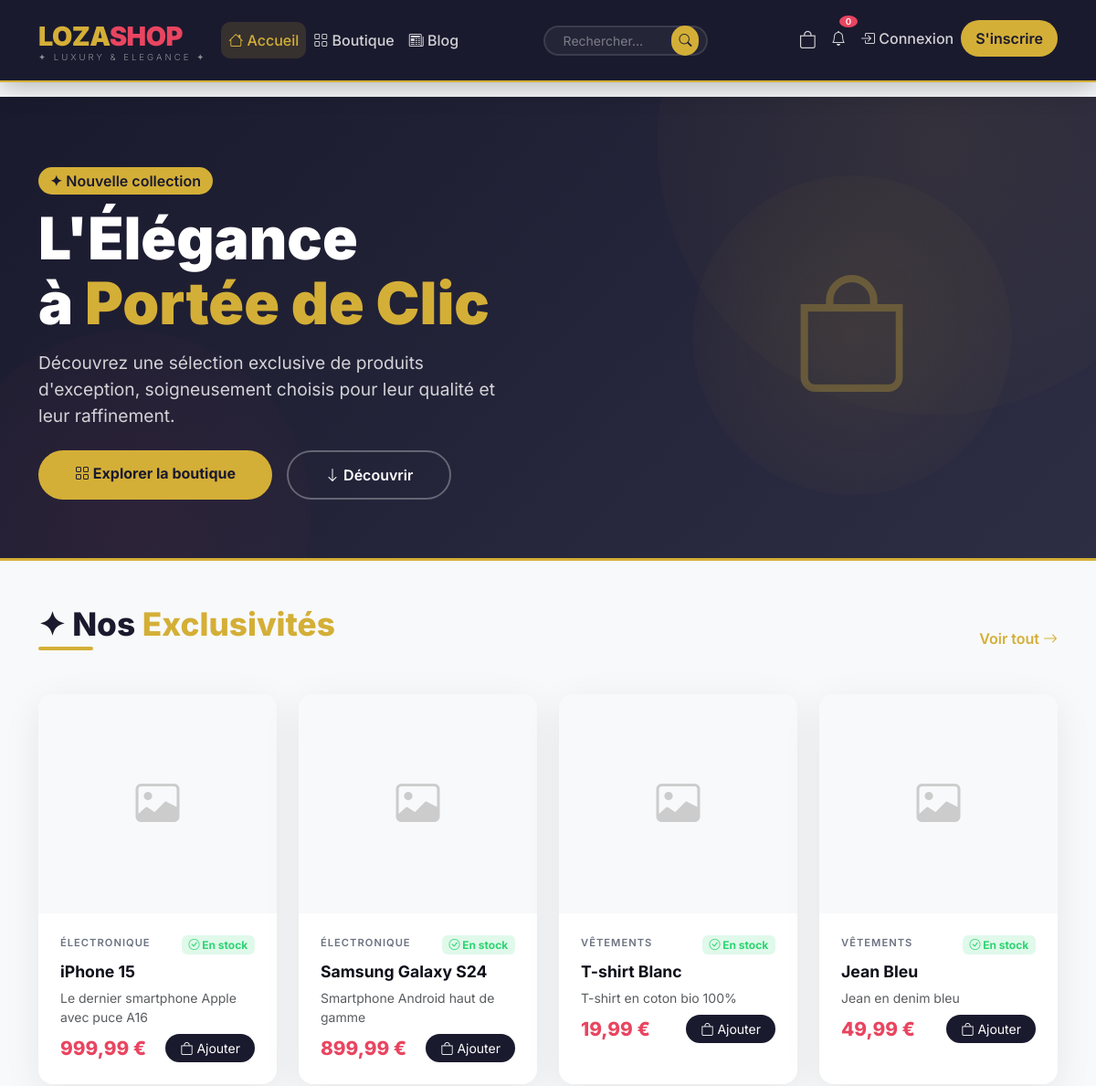
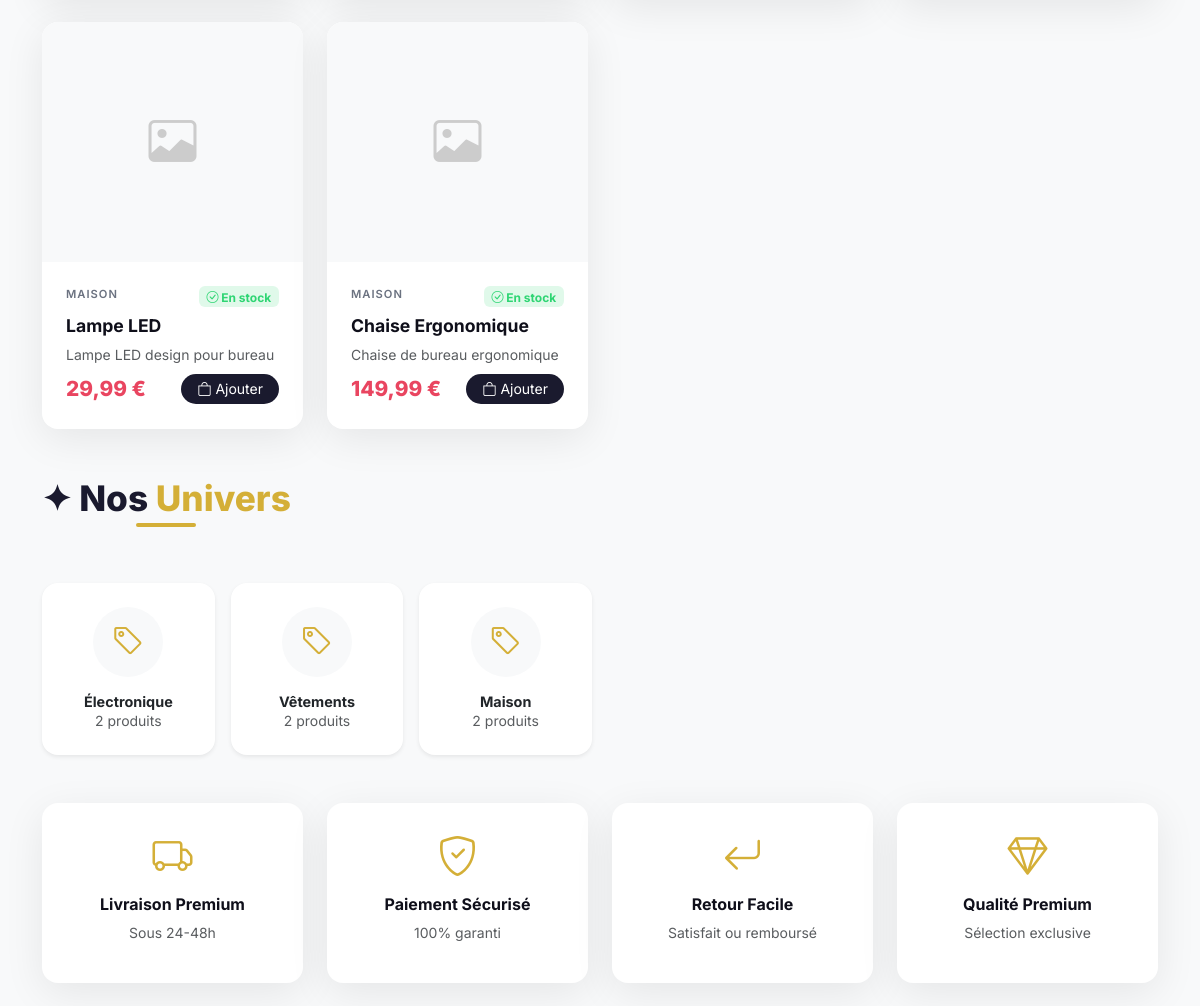
The app's page / (upper part), older data (2 pictures, top to bottom).
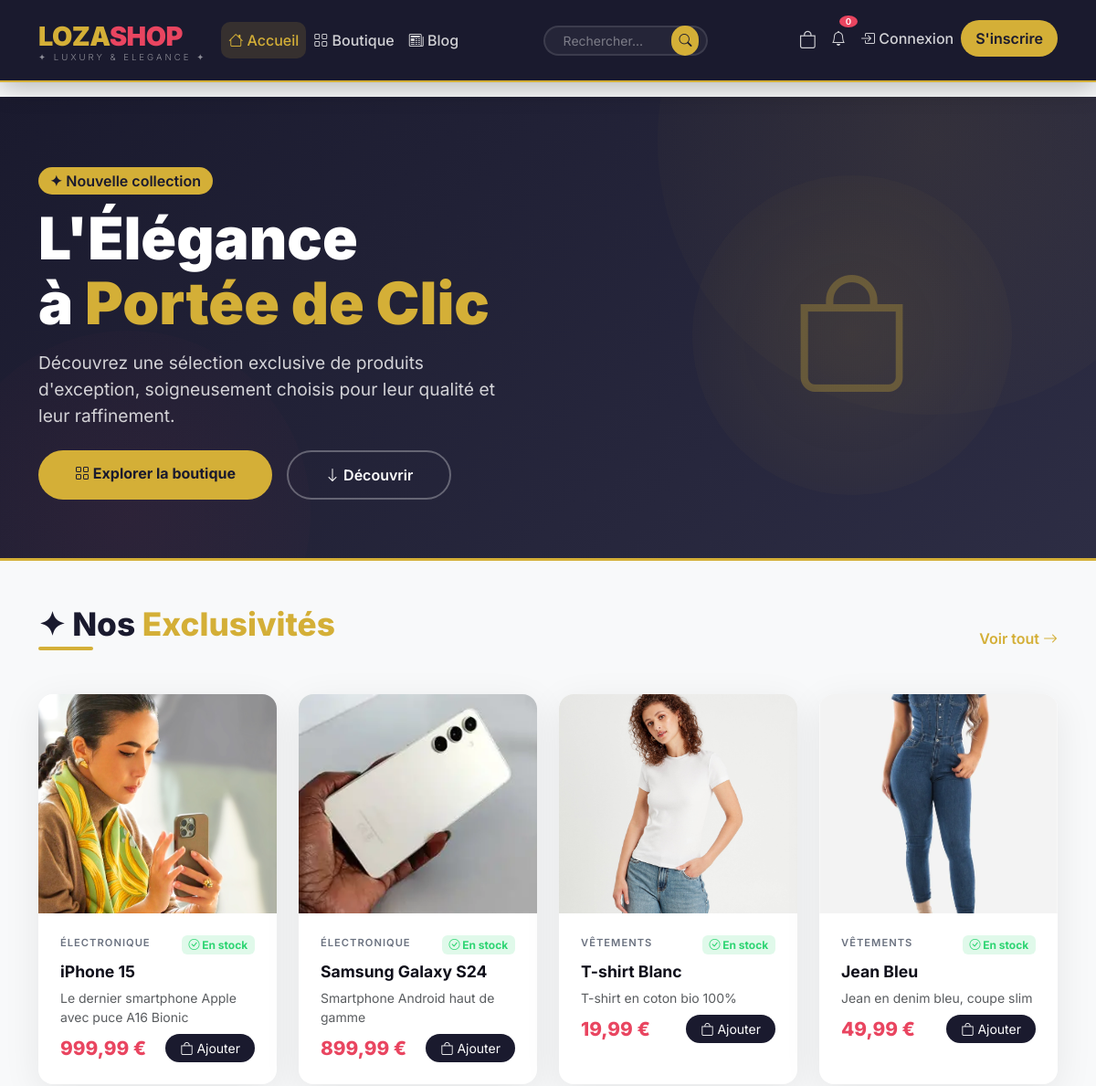
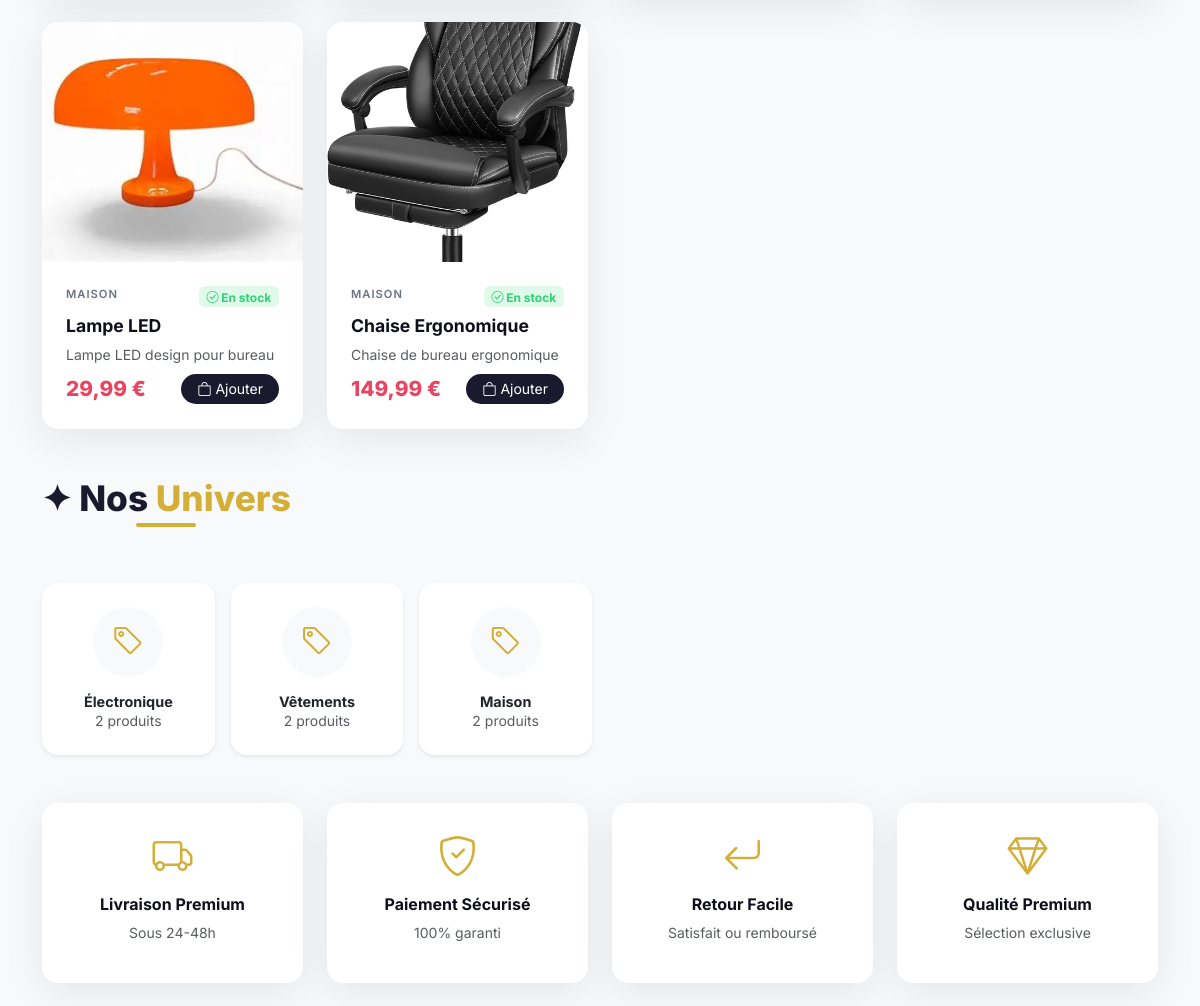
The same page, newer data (2 pictures, top to bottom).
### products/models.py (models this page shows, shortened)
class Product(models.Model):
    name = models.CharField(max_length=200)
    slug = models.SlugField(unique=True, blank=True)
    description = models.TextField()
    price = models.DecimalField(max_digits=10, decimal_places=2)
    stock = models.IntegerField(default=0)
    category = models.ForeignKey(Category, on_delete=models.CASCADE, related_name='products')
    image = models.ImageField(upload_to='products/', blank=True, null=True)
    image2 = models.ImageField(upload_to='products/', blank=True, null=True)
    image3 = models.ImageField(upload_to='products/', blank=True, null=True)
    is_active = models.BooleanField(default=True)
    created_at = models.DateTimeField(auto_now_add=True)
    updated_at = models.DateTimeField(auto_now=True)

class Category(models.Model):
    name = models.CharField(max_length=100)
    slug = models.SlugField(unique=True, blank=True)
    description = models.TextField(blank=True)
    image = models.ImageField(upload_to='categories/', blank=True, null=True)  # Ajouté
    created_at = models.DateTimeField(auto_now_add=True)
    class Meta:
        verbose_name_plural = 'Categories'

### products/views.py (the view)
# urls.py: path('', views.home, name='home'),
def home(request):
    products = Product.objects.filter(is_active=True)[:8]
    categories = Category.objects.all()
    recent_posts = BlogPost.objects.filter(is_published=True).order_by('-created_at')[:3]
    context = {
        'products': products,
        'categories': categories,
        'recent_posts': recent_posts,
    }
    return render(request, 'products/home.html', context)

### cart/context_processors.py (called while the page is built)
def cart_total(request):
    if request.user.is_authenticated:
        total_items = CartItem.objects.filter(user=request.user).count()
    else:
        total_items = 0
    return {'cart_total_items': total_items}

### products/templates/products/home.html (shortened to what the changed rows need)
{% extends 'base.html' %}
{% block content %}
<section class="hero-section">
    <div class="container">
        <div class="row align-items-center">
            <div class="col-lg-7 hero-content">
                <h1 class="hero-title">
                    L'Élégance <br>à <span class="gold">Portée de Clic</span>
                </h1>
            </div>
        </div>
    </div>
</section>
<div class="container mt-5" id="produits">
    <div class="d-flex justify-content-between align-items-center mb-4">
        <h2 class="section-title">
            ✦ Nos <span class="gold">Exclusivités</span>
        </h2>
    </div>
    <div class="row g-4">
        {% for product in products %}
        <div class="col-12 col-sm-6 col-md-4 col-lg-3">
            <div class="product-card fade-in" style="animation-delay: {{ forloop.counter|add:1 }}00ms;">
                <a href="{% url 'products:product_detail' product.slug %}" class="text-decoration-none">
                    {% if product.image %}
                    <img src="{{ product.image.url }}" class="card-img-top" alt="{{ product.name }}">
                    {% else %}
                    <div class="card-img-top d-flex align-items-center justify-content-center" style="background: var(--light); height: 240px;">
                        <i class="bi bi-image" style="font-size: 3rem; color: #ccc;"></i>
                    </div>
                    {% endif %}
                </a>
                <div class="card-body">
                    <div class="d-flex justify-content-between align-items-start">
                        <span class="product-category">{{ product.category.name }}</span>
                        <span class="badge {% if product.stock > 0 %}badge-success{% else %}badge-danger{% endif %}">
                            {% if product.stock > 0 %}
                            <i class="bi bi-check-circle"></i> En stock
                            {% else %}
                            <i class="bi bi-x-circle"></i> Rupture
                            {% endif %}
                        </span>
                    </div>
                    <a href="{% url 'products:product_detail' product.slug %}" class="text-decoration-none">
                        <h5 class="product-name">{{ product.name }}</h5>
                    </a>
                    <p class="text-muted small mb-2">{{ product.description|truncatechars:50 }}</p>
                    <div class="d-flex justify-content-between align-items-center mt-2">
                        <span class="product-price">{{ product.price|floatformat:2 }} €</span>
                        <a href="{% url 'cart:add_to_cart' product.id %}"
                           class="btn btn-sm" style="border-radius: 50px; background: var(--primary); color: white; border: none; padding: 0.3rem 1rem;">
                            <i class="bi bi-bag"></i> Ajouter
                        </a>
                    </div>
                </div>
            </div>
        </div>
        {% empty %}
        <div class="col-12 text-center py-5">
            <i class="bi bi-inbox" style="font-size: 4rem; color: #ccc;"></i>
            <h3 class="mt-3">Aucun produit disponible</h3>
            <p class="text-muted">Revenez plus tard pour découvrir nos nouveautés.</p>
        </div>
        {% endfor %}
    </div>
</div>
<div class="container mt-5">
    <h2 class="section-title center text-center">
        ✦ Nos <span class="gold">Univers</span>
    </h2>
    <div class="row g-3 mt-3">
        {% for category in categories %}
        <div class="col-6 col-md-2">
            <a href="{% url 'products:product_list' %}?category={{ category.slug }}"
               class="text-decoration-none">
                <div class="card border-0 shadow-sm text-center p-4" style="border-radius: var(--radius); transition: var(--transition); background: white;">
                    {% if category.image %}
                    <img src="{{ category.image.url }}" alt="{{ category.name }}"
                         style="width: 70px; height: 70px; object-fit: cover; border-radius: 50%; margin: 0 auto;">
                    {% else %}
                    <div style="width: 70px; height: 70px; border-radius: 50%; background: var(--light); margin: 0 auto; display: flex; align-items: center; justify-content: center;">
                        <i class="bi bi-tag" style="font-size: 2rem; color: var(--gold);"></i>
                    </div>
                    {% endif %}
                    <h6 class="mt-3 mb-0 fw-bold" style="font-size: 0.9rem;">{{ category.name }}</h6>
                    <small class="text-muted">{{ category.products.count }} produits</small>
                </div>
            </a>
        </div>
        {% endfor %}
    </div>
</div>
{% endblock %}

Row changes from the older to the newer data that the page shows:
removed Product: category.name "ÉLECTRONIQUE", stock 3 (drawn), name "iPhone 15", description "Le dernier smartphone Apple avec puce A16", price "999,99"
removed Product: category.name "ÉLECTRONIQUE", stock 15 (drawn), name "Samsung Galaxy S24", description "Smartphone Android haut de gamme", price "899,99"
removed Product: category.name "VÊTEMENTS", stock 50 (drawn), name "T-shirt Blanc", description "T-shirt en coton bio 100%", price "19,99"
removed Product: category.name "VÊTEMENTS", stock 30 (drawn), name "Jean Bleu", description "Jean en denim bleu", price "49,99"
removed Product: category.name "MAISON", stock 24 (drawn), name "Lampe LED", description "Lampe LED design pour bureau", price "29,99"
removed Product: category.name "MAISON", stock 8 (drawn), name "Chaise Ergonomique", description "Chaise de bureau ergonomique", price "149,99"
added Product: image (picture), category.name "ÉLECTRONIQUE", stock 9 (drawn), name "iPhone 15", description "Le dernier smartphone Apple avec puce A16 Bionic", price "999,99"
added Product: image (picture), category.name "ÉLECTRONIQUE", stock 13 (drawn), name "Samsung Galaxy S24", description "Smartphone Android haut de gamme", price "899,99"
added Product: image (picture), category.name "VÊTEMENTS", stock 50 (drawn), name "T-shirt Blanc", description "T-shirt en coton bio 100%", price "19,99"
added Product: image (picture), category.name "VÊTEMENTS", stock 30 (drawn), name "Jean Bleu", description "Jean en denim bleu, coupe slim", price "49,99"
added Product: image (picture), category.name "MAISON", stock 25 (drawn), name "Lampe LED", description "Lampe LED design pour bureau", price "29,99"
added Product: image (picture), category.name "MAISON", stock 8 (drawn), name "Chaise Ergonomique", description "Chaise de bureau ergonomique", price "149,99"
